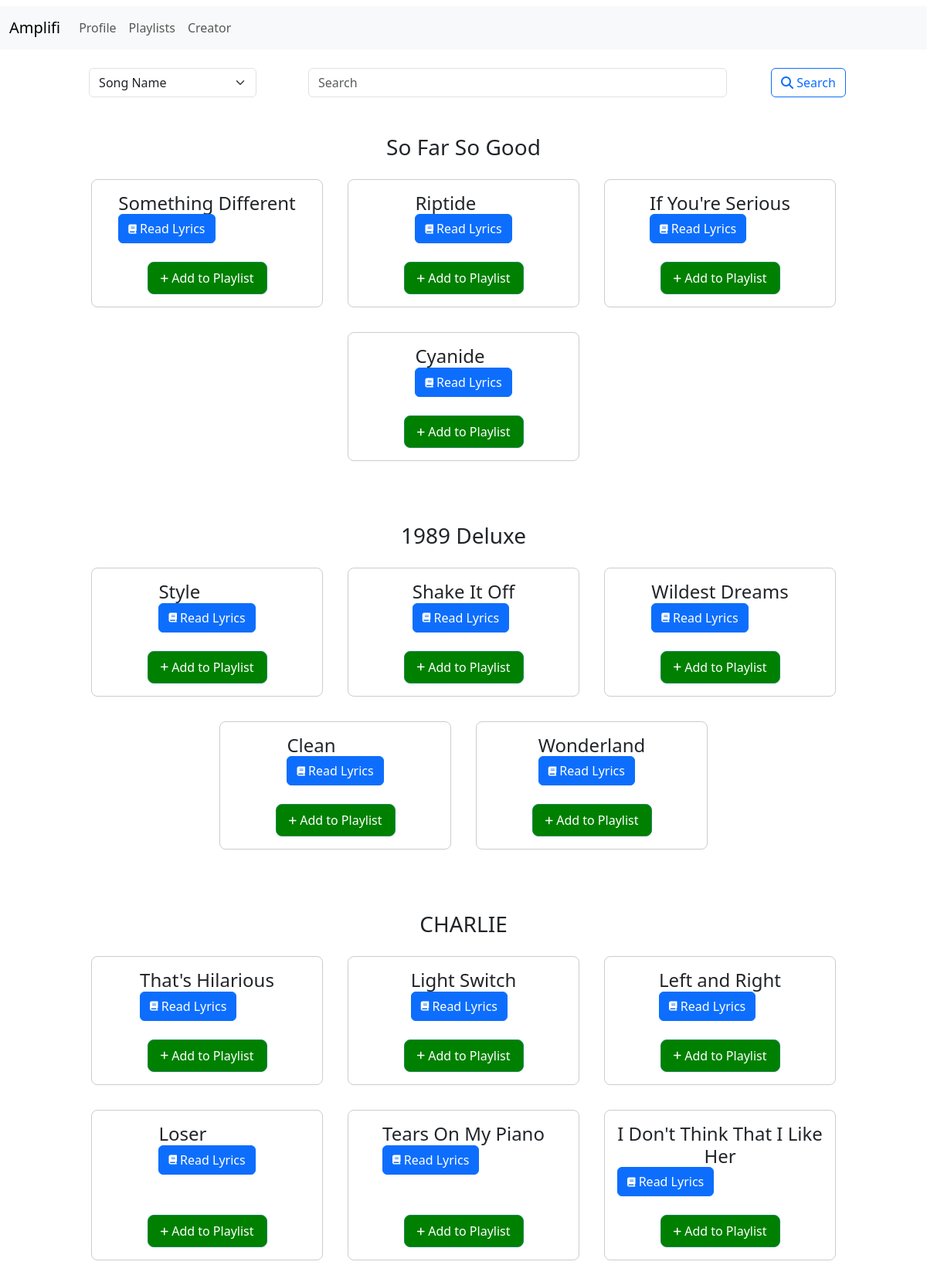
The app's page / (signed in) with its own data.
### app.py (models this page shows)
class Album(db.Model):
  __tablename__ = 'album'
  id = db.Column(db.Integer, primary_key=True, autoincrement=True)
  albumname = db.Column(db.String(50), nullable=False)
  albumgenre = db.Column(db.String(50), db.ForeignKey('genre.genrename'), nullable=False)
  albumartist = db.Column(db.String(50), nullable=False)
  albumnoofsongs = db.Column(db.Integer, nullable=False, default=0)
  songs  = db.relationship('Song', backref='album', lazy=True)

class Song(db.Model):
    __tablename__ = 'song'
    id = db.Column(db.Integer, primary_key=True, autoincrement=True)
    songname = db.Column(db.String(50), nullable=False)
    album_id = db.Column(db.Integer, db.ForeignKey('album.id'), nullable=False)
    songlyrics_path = db.Column(db.String(255), nullable=True)
    songduration = db.Column(db.Time, nullable=False)
    songdateofcreation = db.Column(db.Date, nullable=False)
    playlists = db.relationship('Playlist', backref='song', lazy=True)

### app.py (the view, shortened to what this page needs)
@app.route('/')
@auth_required
def index_page():
    user = User.query.get(session['user_id'])
    if user.isadmin:
        return redirect(url_for('admin_page'))
    parameter = request.args.get('parameter')
    search = request.args.get('search')
    if not parameter or not search:
        return render_template("index.html", user=user, albums=Album.query.all())

### app.py (called while the page is built)
def auth_required(func):
  @wraps(func)
  def inner(*args, **kwargs):
    if 'user_id' not in session:
      flash('You need to login first.')
      return redirect (url_for('login_page'))
    return func(*args, **kwargs)
  return inner

### templates/index.html (shortened to what this page needs)
{% extends 'layout.html' %}
	{% block content %}
	{% include 'searchbar.html' %}
		<div class="albums-list">
			{% for album in albums %}
				<div class="album">
					<h3>{{album.albumname}}</h3>
					<div class="song-list">
						{% for song in album.songs %}
							<div class="song">
								<div class="song-info">
									<h4>{{song.songname}}</h4>
									<a type='submit' class="btn btn-primary" href="{{url_for('song_lyrics_page', song_id=song.id)}}">
										<i class="fas fa-book fa-xs"></i>
										Read Lyrics
									</a>
								</div>
								<br>
								<div class="add-to-playlist">
									<form method="POST" action="{{url_for('add_to_playlist_page', song_id=song.id)}}" class="song-add">
										<button type='submit' class="btn btn-success">
											<i class="fas fa-plus fa-xs"></i>
											Add to Playlist
										</button>
									</form>
								</div>
							</div>
						{% endfor %}
					</div>
				</div>
			{% endfor %}
		</div>
	{% endblock %}

### templates/layout.html (shortened to what this page needs)
<!DOCTYPE html>
<html lang="en">
	<head>
		<link href="https://cdn.jsdelivr.net/npm/bootstrap@5.3.2/dist/css/bootstrap.min.css" rel="stylesheet">
		<link href="https://cdnjs.cloudflare.com/ajax/libs/font-awesome/6.4.2/css/all.min.css" rel="stylesheet">
	</head>
	<body>
	{% include 'nav.html' %}
		<div class='container' style='text-align:center;'>
			{% block content %}
			{% endblock %}
		</div>
	</body>
</html>

### templates/nav.html (shortened to what this page needs)
<div class='navbar'>
	<nav class="navbar navbar-expand-lg bg-body-tertiary">
	<div class="container-fluid">
		<a class="navbar-brand" href="{{url_for('index_page')}}">Amplifi</a>
		<div class="collapse navbar-collapse" id="navbarNav">
			<ul class="navbar-nav">
				{% if user %}
					<li class="nav-item">
						<a class="nav-link" href="{{url_for('profile_page')}}">Profile</a>
					</li>
					{% if user.isadmin %}
						<li class="nav-item">
							<a class="nav-link" href="{{url_for('albums_page')}}">Albums</a>
						</li>
						<li class="nav-item">
							<a class="nav-link" href="{{url_for('genres_page')}}">Genres</a>
						</li>
					{% else %}
						<li class="nav-item">
							<a class="nav-link" href="{{url_for('playlists_page', id=user.id)}}">Playlists</a>
						</li>
						<li class="nav-item">
							<a class="nav-link" href="{{url_for('creators_page', id=user.id)}}">Creator</a>
						</li>
					{% endif %}
				{% endif %}
			</ul>
		</div>
	</div>
	</nav>
</div>

### templates/searchbar.html (shortened to what this page needs)
	<div class="container-fluid p-3">
		<form>
			<select name="parameter" id="parameter" class="form-select">
				<option value="song" selected>Song Name</option>
			</select>
			<input type="text" class="form-control" id="search" name="search" placeholder="Search" value={{name}} >
			<button type="submit" class="btn btn-outline-primary" />
				<i class="fas fa-search"></i>
				Search
		</form>
	</div>

### templates/index.html (style rules this page uses)
.albums-list { display: flex; flex-direction: column; align-items:center; }
.album { width: 100%; margin: 32px 0; }
.song-list { display: flex; flex-wrap: wrap; justify-content: center; }
.song { width: 300px; margin: 16px; padding: 16px; border: 1px solid #ccc; border-radius: 8px; display: flex; flex-direction: column; justify-content: space-between; align-items:center; }
.song-info { display: flex; flex-direction: column; align-items: flex-start; }
.song-info h4 { margin: 0; }
.add-to-playlist { display: flex; flex-direction: column; align-items: center; }
.add-to-playlist button { padding: 8px 16px; border-radius: 8px; background-color: green; color: white; cursor: pointer; }

### templates/nav.html (style rules this page uses)
.navbar { width: 100%; }

### templates/searchbar.html (style rules this page uses)
form { width: 100%; display: flex; flex-direction: row; justify-content: space-evenly; align-items: center; }
#parameter { margin-left: 10px; margin-right: 10px; width: 20%; }
#search { margin-left: 10px; margin-right: 10px; width: 50%; }

### records on screen
Album: albumname "So Far So Good"
Song: songname "Something Different"
Song: songname "Riptide"
Song: songname "If You're Serious"
Song: songname "Cyanide"
Album: albumname "1989 Deluxe"
Song: songname "Style"
Song: songname "Shake It Off"
Song: songname "Wildest Dreams"
Song: songname "Clean"
Song: songname "Wonderland"
Album: albumname "CHARLIE"
Song: songname "That's Hilarious"
Song: songname "Light Switch"
Song: songname "Left and Right"
Song: songname "Loser"
Song: songname "Tears On My Piano"
Song: songname "I Don't Think That I Like Her"
